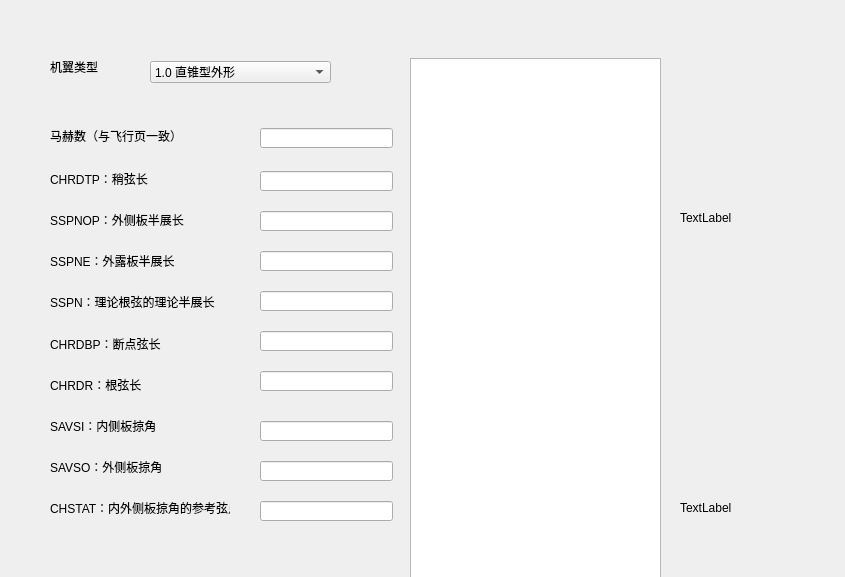
<?xml version="1.0" encoding="UTF-8"?>
<ui version="4.0">
 <class>Form</class>
 <widget class="QWidget" name="Form">
  <property name="geometry">
   <rect>
    <x>0</x>
    <y>0</y>
    <width>845</width>
    <height>577</height>
   </rect>
  </property>
  <property name="windowTitle">
   <string>Form</string>
  </property>
  <widget class="QLineEdit" name="lineEdit_SSPN">
   <property name="geometry">
    <rect>
     <x>260</x>
     <y>291</y>
     <width>133</width>
     <height>20</height>
    </rect>
   </property>
  </widget>
  <widget class="QLineEdit" name="lineEdit_SSPNOP">
   <property name="geometry">
    <rect>
     <x>260</x>
     <y>211</y>
     <width>133</width>
     <height>20</height>
    </rect>
   </property>
  </widget>
  <widget class="QLabel" name="label_4">
   <property name="geometry">
    <rect>
     <x>50</x>
     <y>243</y>
     <width>180</width>
     <height>35</height>
    </rect>
   </property>
   <property name="text">
    <string>SSPNE：外露板半展长</string>
   </property>
  </widget>
  <widget class="QLabel" name="label_SAVSO">
   <property name="geometry">
    <rect>
     <x>50</x>
     <y>449</y>
     <width>180</width>
     <height>35</height>
    </rect>
   </property>
   <property name="text">
    <string>SAVSO：外侧板掠角</string>
   </property>
  </widget>
  <widget class="QLabel" name="label_5">
   <property name="geometry">
    <rect>
     <x>50</x>
     <y>284</y>
     <width>180</width>
     <height>36</height>
    </rect>
   </property>
   <property name="text">
    <string>SSPN：理论根弦的理论半展长</string>
   </property>
  </widget>
  <widget class="QLabel" name="label_16">
   <property name="geometry">
    <rect>
     <x>680</x>
     <y>358</y>
     <width>500</width>
     <height>300</height>
    </rect>
   </property>
   <property name="text">
    <string>TextLabel</string>
   </property>
  </widget>
  <widget class="QLineEdit" name="lineEdit_CHSTAT">
   <property name="geometry">
    <rect>
     <x>260</x>
     <y>501</y>
     <width>133</width>
     <height>20</height>
    </rect>
   </property>
  </widget>
  <widget class="QLabel" name="label_3">
   <property name="geometry">
    <rect>
     <x>50</x>
     <y>202</y>
     <width>180</width>
     <height>35</height>
    </rect>
   </property>
   <property name="text">
    <string>SSPNOP：外侧板半展长</string>
   </property>
  </widget>
  <widget class="QLineEdit" name="lineEdit_MACHN">
   <property name="geometry">
    <rect>
     <x>260</x>
     <y>128</y>
     <width>133</width>
     <height>20</height>
    </rect>
   </property>
  </widget>
  <widget class="QLineEdit" name="lineEdit_CHRDR">
   <property name="geometry">
    <rect>
     <x>260</x>
     <y>371</y>
     <width>133</width>
     <height>20</height>
    </rect>
   </property>
  </widget>
  <widget class="QLabel" name="label_15">
   <property name="geometry">
    <rect>
     <x>50</x>
     <y>118</y>
     <width>180</width>
     <height>35</height>
    </rect>
   </property>
   <property name="text">
    <string>马赫数（与飞行页一致）</string>
   </property>
  </widget>
  <widget class="QLineEdit" name="lineEdit_CHRDTP">
   <property name="geometry">
    <rect>
     <x>260</x>
     <y>171</y>
     <width>133</width>
     <height>20</height>
    </rect>
   </property>
  </widget>
  <widget class="QLabel" name="image_VTPLNF">
   <property name="geometry">
    <rect>
     <x>680</x>
     <y>68</y>
     <width>500</width>
     <height>300</height>
    </rect>
   </property>
   <property name="text">
    <string>TextLabel</string>
   </property>
  </widget>
  <widget class="QLineEdit" name="lineEdit_CHRDBP">
   <property name="geometry">
    <rect>
     <x>260</x>
     <y>331</y>
     <width>133</width>
     <height>20</height>
    </rect>
   </property>
  </widget>
  <widget class="QLineEdit" name="lineEdit_SSPNE">
   <property name="geometry">
    <rect>
     <x>260</x>
     <y>251</y>
     <width>133</width>
     <height>20</height>
    </rect>
   </property>
  </widget>
  <widget class="QLabel" name="label_2">
   <property name="geometry">
    <rect>
     <x>50</x>
     <y>161</y>
     <width>180</width>
     <height>35</height>
    </rect>
   </property>
   <property name="text">
    <string>CHRDTP：稍弦长</string>
   </property>
  </widget>
  <widget class="QLabel" name="label_6">
   <property name="geometry">
    <rect>
     <x>50</x>
     <y>326</y>
     <width>180</width>
     <height>35</height>
    </rect>
   </property>
   <property name="text">
    <string>CHRDBP：断点弦长</string>
   </property>
  </widget>
  <widget class="QLabel" name="label">
   <property name="geometry">
    <rect>
     <x>50</x>
     <y>51</y>
     <width>61</width>
     <height>32</height>
    </rect>
   </property>
   <property name="text">
    <string>机翼类型</string>
   </property>
  </widget>
  <widget class="QLineEdit" name="lineEdit_SAVSO">
   <property name="geometry">
    <rect>
     <x>260</x>
     <y>461</y>
     <width>133</width>
     <height>20</height>
    </rect>
   </property>
  </widget>
  <widget class="QTableWidget" name="tableWidget">
   <property name="geometry">
    <rect>
     <x>410</x>
     <y>58</y>
     <width>251</width>
     <height>531</height>
    </rect>
   </property>
  </widget>
  <widget class="QComboBox" name="comboBox_WShape">
   <property name="geometry">
    <rect>
     <x>150</x>
     <y>61</y>
     <width>181</width>
     <height>22</height>
    </rect>
   </property>
   <item>
    <property name="text">
     <string>1.0 直锥型外形</string>
    </property>
   </item>
   <item>
    <property name="text">
     <string>2.0 双三角翼型外形（展现比≤3）</string>
    </property>
   </item>
   <item>
    <property name="text">
     <string>3.0 边条型外形（展弦比≤3）</string>
    </property>
   </item>
  </widget>
  <widget class="QLabel" name="label_7">
   <property name="geometry">
    <rect>
     <x>50</x>
     <y>367</y>
     <width>180</width>
     <height>35</height>
    </rect>
   </property>
   <property name="text">
    <string>CHRDR：根弦长</string>
   </property>
  </widget>
  <widget class="QLabel" name="label_8">
   <property name="geometry">
    <rect>
     <x>50</x>
     <y>408</y>
     <width>180</width>
     <height>35</height>
    </rect>
   </property>
   <property name="text">
    <string>SAVSI：内侧板掠角</string>
   </property>
  </widget>
  <widget class="QLineEdit" name="lineEdit_SAVSI">
   <property name="geometry">
    <rect>
     <x>260</x>
     <y>421</y>
     <width>133</width>
     <height>20</height>
    </rect>
   </property>
  </widget>
  <widget class="QLabel" name="label_10">
   <property name="geometry">
    <rect>
     <x>50</x>
     <y>490</y>
     <width>180</width>
     <height>35</height>
    </rect>
   </property>
   <property name="text">
    <string>CHSTAT：内外侧板掠角的参考弦点</string>
   </property>
  </widget>
 </widget>
 <resources/>
 <connections>
  <connection>
   <sender>comboBox_WShape</sender>
   <signal>activated(int)</signal>
   <receiver>Form</receiver>
   <slot>slot_enable()</slot>
   <hints>
    <hint type="sourcelabel">
     <x>297</x>
     <y>72</y>
    </hint>
    <hint type="destinationlabel">
     <x>359</x>
     <y>80</y>
    </hint>
   </hints>
  </connection>
  <connection>
   <sender>lineEdit_MACHN</sender>
   <signal>textChanged(QString)</signal>
   <receiver>Form</receiver>
   <slot>slot_TabRow()</slot>
   <hints>
    <hint type="sourcelabel">
     <x>318</x>
     <y>133</y>
    </hint>
    <hint type="destinationlabel">
     <x>323</x>
     <y>111</y>
    </hint>
   </hints>
  </connection>
 </connections>
 <slots>
  <slot>slot_enable()</slot>
  <slot>slot_TabRow()</slot>
 </slots>
</ui>
